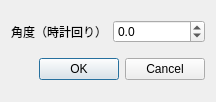
<?xml version="1.0" encoding="UTF-8"?>
<ui version="4.0">
 <class>SettingRotateDialog</class>
 <widget class="QDialog" name="SettingRotateDialog">
  <property name="geometry">
   <rect>
    <x>0</x>
    <y>0</y>
    <width>216</width>
    <height>102</height>
   </rect>
  </property>
  <property name="sizePolicy">
   <sizepolicy hsizetype="Fixed" vsizetype="Fixed">
    <horstretch>0</horstretch>
    <verstretch>0</verstretch>
   </sizepolicy>
  </property>
  <property name="windowTitle">
   <string>Dialog</string>
  </property>
  <layout class="QVBoxLayout" name="verticalLayout">
   <item>
    <layout class="QGridLayout" name="gridLayout">
     <item row="0" column="1">
      <widget class="QDoubleSpinBox" name="doubleSpinBox">
       <property name="buttonSymbols">
        <enum>QAbstractSpinBox::UpDownArrows</enum>
       </property>
       <property name="accelerated">
        <bool>false</bool>
       </property>
       <property name="decimals">
        <number>1</number>
       </property>
       <property name="minimum">
        <double>-360.000000000000000</double>
       </property>
       <property name="maximum">
        <double>360.000000000000000</double>
       </property>
      </widget>
     </item>
     <item row="0" column="0">
      <widget class="QLabel" name="label">
       <property name="text">
        <string>角度（時計回り）</string>
       </property>
      </widget>
     </item>
    </layout>
   </item>
   <item>
    <widget class="QDialogButtonBox" name="buttonBox">
     <property name="orientation">
      <enum>Qt::Horizontal</enum>
     </property>
     <property name="standardButtons">
      <set>QDialogButtonBox::Cancel|QDialogButtonBox::Ok</set>
     </property>
    </widget>
   </item>
  </layout>
 </widget>
 <resources/>
 <connections>
  <connection>
   <sender>buttonBox</sender>
   <signal>accepted()</signal>
   <receiver>SettingRotateDialog</receiver>
   <slot>accept()</slot>
   <hints>
    <hint type="sourcelabel">
     <x>248</x>
     <y>254</y>
    </hint>
    <hint type="destinationlabel">
     <x>157</x>
     <y>274</y>
    </hint>
   </hints>
  </connection>
  <connection>
   <sender>buttonBox</sender>
   <signal>rejected()</signal>
   <receiver>SettingRotateDialog</receiver>
   <slot>reject()</slot>
   <hints>
    <hint type="sourcelabel">
     <x>316</x>
     <y>260</y>
    </hint>
    <hint type="destinationlabel">
     <x>286</x>
     <y>274</y>
    </hint>
   </hints>
  </connection>
 </connections>
</ui>
